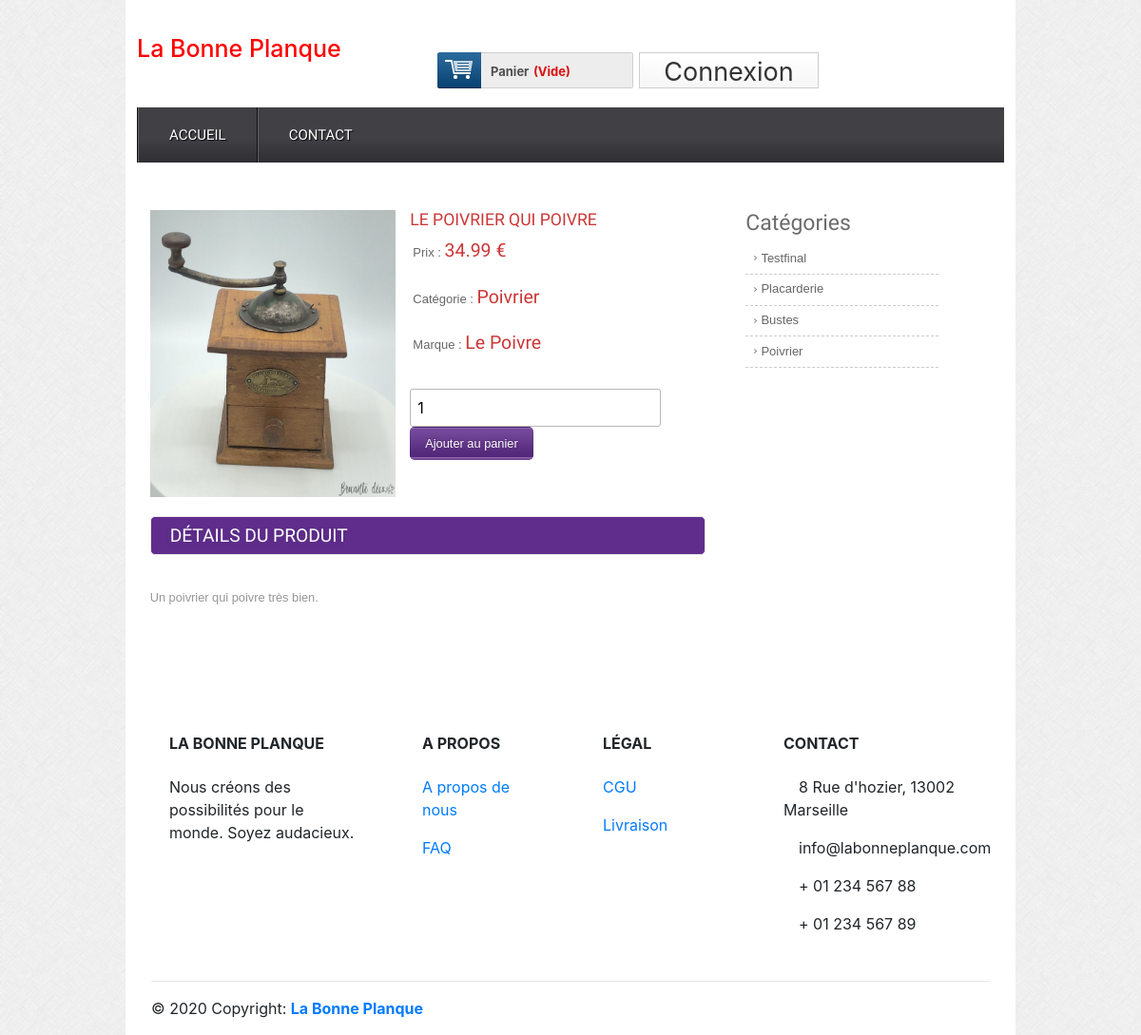
Screenshot of /details.php?pdid=24 with the database file from the repository.
### tables this page shows
CREATE TABLE IF NOT EXISTS `tbl_product`
(
    `pid` int
(
    11
) NOT NULL AUTO_INCREMENT,
    `productName` varchar
(
    255
) NOT NULL,
    `catId` int
(
    11
) NOT NULL,
    `brandId` int
(
    11
) NOT NULL,
    `body` text NOT NULL,
    `price` float
(
    10,
    2
) NOT NULL,
    `image` varchar
(
    255
) NOT NULL,
    `type` tinyint
(
    4
) NOT NULL DEFAULT 0,
    PRIMARY KEY
(
    `pid`
)
    );

CREATE TABLE IF NOT EXISTS `tbl_category`
(
    `catId` int
(
    11
) NOT NULL AUTO_INCREMENT,
    `catName` varchar
(
    255
) NOT NULL,
    PRIMARY KEY
(
    `catId`
)
    );

CREATE TABLE IF NOT EXISTS `tbl_brand`
(
    `brandId` int
(
    11
) NOT NULL AUTO_INCREMENT,
    `brandName` varchar
(
    255
) NOT NULL,
    PRIMARY KEY
(
    `brandId`
)
    );

### classes/Product.php (called while the page is built, shortened)
<?php
$filepath = realpath(dirname(__FILE__));
include_once ($filepath."/../libs/Database.php");
?>
<?php
class Product
{
	private $db;
	function __construct()
	{
		$this->db = new Database();
	}
	public function getSingleProduct($id){
		$sql = "SELECT tbl_product.*, tbl_category.catName, tbl_brand.brandName
				FROM tbl_product
				INNER JOIN tbl_category
				ON tbl_product.catId = tbl_category.catId
				INNER JOIN tbl_brand
				ON tbl_product.brandId = tbl_brand.brandId
				WHERE tbl_product.pid = '$id' ";
		$result = $this->db->select($sql);
		return $result;
	}
}
?>

### libs/Database.php (called while the page is built, shortened)
<?php
Class Database{
	 public $host   = DB_HOST;
	 public $user   = DB_USER;
	 public $pass   = DB_PASS;
	 public $dbname = DB_NAME;
	 public $link;
	private function connectDB(){
		 $this->link = new mysqli($this->host, $this->user, $this->pass,$this->dbname);
	 }
	public function select($query){
	  $result = $this->link->query($query) or die($this->link->error.__LINE__);
		  if($result->num_rows > 0){
		    return $result;
		  }else {
		    return false;
		  }
	 }
}

### classes/Category.php (called while the page is built, shortened)
<?php
$filepath = realpath(dirname(__FILE__));
include_once ($filepath."/../libs/Database.php");
?>
<?php
class Category
{
	private $db;
	function __construct()
	{
		$this->db = new Database();
	}
	public function getAllcat(){
		$sql = "SELECT * FROM tbl_category ORDER BY catId DESC";
		$result = $this->db->select($sql);
		return $result;
	}
}
?>

### details.php (the view, shortened to what this page needs)
<?php
include("include/header.php");
?>
<?php
if (isset($_GET['pdid'])) {
    $pdid = $_GET['pdid'];
}
?>
<div class="main">
    <div class="content">
        <div class="section group">
            <?php
            $singlePd = $pd->getSingleProduct($pdid);
            if ($singlePd) {
                while ($row = $singlePd->fetch_assoc()) {
                    ?>
                    <div class="cont-desc span_1_of_2">
                        <div class="grid images_3_of_2">
                            <img src="admin/<?php echo $row['image']; ?>" alt=""/>
                        </div>
                        <div class="desc span_3_of_2">
                            <h2><?php echo $row['productName']; ?></h2>
                            <div class="price">
                                <p>Prix : <span><?php echo $row['price']; ?> €</span></p>
                                <p>Catégorie : <span><?php echo $row['catName']; ?></span></p>
                                <p>Marque : <span><?php echo $row['brandName']; ?></span></p>
                            </div>
                            <div class="add-cart">
                                <form action="" method="post">
                                    <input type="number" class="buyfield" name="quantity" value="1"/>
                                    <input type="submit" class="buysubmit" name="submit" value="Ajouter au panier"/>
                                </form>
                                <br>
                            </div>
                        </div>
                        <div class="product-desc">
                            <h2>Détails du produit</h2>
                            <p><?php echo $row['body']; ?></p>
                        </div>
                    </div>
                    <?php
                }
            }
            ?>
            <div class="rightsidebar span_3_of_1">
                <h2>Catégories</h2>
                <ul>
                    <?php
                    $allCat = $cat->getAllcat();
                    if ($allCat) {
                        while ($rows = $allCat->fetch_assoc()) {
                            ?>
                            <li>
                                <a href="productbycat.php?catid=<?php echo $rows['catId']; ?>"><?php echo $rows['catName']; ?></a>
                            </li>
                            <?php
                        }
                    }
                    ?>
                </ul>
            </div>
        </div>
    </div>
</div>
<?php
include("include/footer.php");
?>

### src/css/style.css (style rules this page uses)
html,body,div,span,applet,object,iframe,h1,h2,h3,h4,h5,h6,p,blockquote,pre,a,abbr,acronym,address,big,cite,code,del,dfn,em,img,ins,kbd,q,s,samp,small,strike,strong,sub,sup,tt,var,b,u,i,dl,dt,dd,ol,nav ul,nav li,fieldset,form,label,legend,table,caption,tbody,tfoot,thead,tr,th,td,article,aside,canvas,details,embed,figure,figcaption,footer,header,hgroup,menu,nav,output,ruby,section,summary,time,mark,audio,video { margin:0;padding:0;border:0;font-size:100%;font:inherit;vertical-align:baseline; }
ol,ul { list-style:none;margin:0;padding:0; }
a { text-decoration:none; }
img { max-width:100%; }
body { font-family:Arial, Helvetica, sans-serif; background:url(../images/body_bg3.jpg); }
input[type="number"] { border: 1px solid #b8b8b8; border-radius: 3px; padding: 7px; }
.buysubmit { background: #602d8d url("../images/large-button-overlay.png") repeat scroll 0 0; border: 1px solid rgba(0, 0, 0, 0.1); border-radius: 5px; color: #fff; font-family: Arial,"Helvetica Neue","Helvetica",Tahoma,Verdana,sans-serif; font-size: 0.8em; padding: 7px 15px; text-shadow: 0 -1px 1px rgba(0, 0, 0, 0.25); cursor:pointer; outline:none; }
.section { clear: both; padding: 0px; margin: 0px; }
.group:before, .group:after { content:""; display:table; }
.group:after { clear:both; }
.group { zoom:1; }
.content { padding:20px 0; background:#FFF; }
.content h2 { font-size:23px; color:#6C6C6C; font-family: 'Monda', sans-serif; }
.cont-desc { display: block; float:left; clear:both; }
.rightsidebar { display: block; float:left; margin: 0% 0 0% 1.6%; }
.cont-desc:first-child { margin-left: 0; }
.desc { display: block; float:left; margin: 0% 0 0% 2.6%; }
.span_1_of_2 { width: 67.1%; padding:1.5%; }
.images_3_of_2 { width: 44.2%; float:left; text-align:center; }
.span_3_of_2 { width: 53.2%; }
.span_3_of_1 { width: 25.2%; padding:1.5%; }
.images_3_of_2 img { height: 302px; max-width: 100%; width: 100%; }
.span_3_of_2 h2 { font-family: 'Monda', sans-serif; font-size:1.1em; color: #CC3636; font-weight : normal; margin-top: 0px; text-transform:uppercase; }
.span_3_of_2 p { font-size:0.8125em; padding:0.3em 0; color:#969696; line-height: 1.6em; font-family : verdana, arial, helvetica, helve, sans-serif; }
.price p { font-size:0.8125em; padding:1.5% 1%; color: #666; vertical-align:top; }
.price p span { font-size:1.5em; font-family: 'Monda', sans-serif; color: #CC3636; }
.add-cart { padding-top:15px; }
.product-desc,.product-tags { clear:both; padding-top:20px; }
.product-desc h2,.product-tags h2 { padding:8px 20px; background:#602D8D; border: 1px solid #EBE8E8; border-radius: 5px; -webkit-border-radius: 5px; -moz-border-radius: 5px; -o-border-radius: 5px; font-family: 'Monda', sans-serif; font-size:1.2em; color:#FFF; text-transform: uppercase; text-shadow:0 1px 5px rgba(34, 34, 34, 0.17); }
.product-desc p { font-size: 0.8em; padding: 0.3em 0; color: #969696; line-height: 1.6em; font-family: verdana, arial, helvetica, helve, sans-serif; }
.span_3_of_1 li a { font-size:0.8125em; padding:0.42em 8%; color: #666; display: block; line-height: 1.6em; font-family : Arial, Helvetica, sans-serif; border-bottom:1px dashed #CCC; background: url(../images/drop_arrow.png) no-repeat 5px 11px; }

### rows the page displays
tbl_product: image (picture), productName "LE POIVRIER QUI POIVRE", price "34.99", catId.catName "Poivrier", brandId.brandName "Le Poivre", body "Un poivrier qui poivre très bien."
tbl_category: catName "Testfinal"
tbl_category: catName "Placarderie"
tbl_category: catName "Bustes"
tbl_category: catName "Poivrier"
